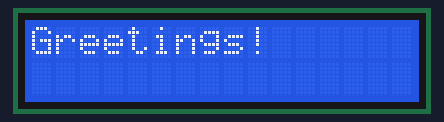
The sketch below on a simulated Arduino Uno, built with avr-gcc and run on an emulated ATmega328P. On the bench: 16×2 character LCD.

Above: at 0.1 s.
At 2.2 s:
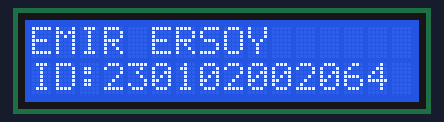
At 4.2 s:
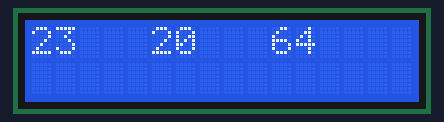
At 16.3 s:
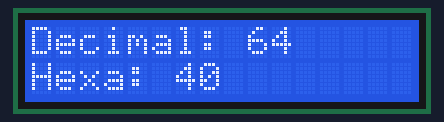
At 25.4 s:
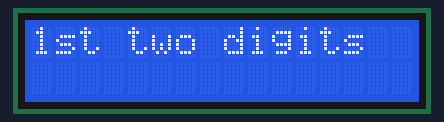
At 37.5 s:
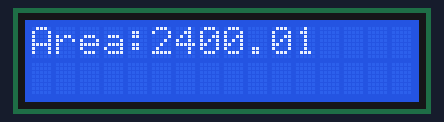

Measured:
- what the display in image 1 shows lasts 2.0 s, from 2.1 s to 4.1 s
- what the display in image 2 shows lasts 3.0 s, from 4.2 s to 7.2 s

The sketch:

INF212_P1_ID230102002064.ino
```cpp
#include <Adafruit_LiquidCrystal.h> //Libraries
#include <stdio.h>
#include <math.h>

int takenumber(long long ID, int flag, int initial, int number); // Func. prototypes
int maxnumber(long long ID);
int minnumber(long long ID);
float average(long long ID);
float area(int a, int b, int c, int x0, int x1, float step);
char dec2hexa(int number, int flag);

long long num = 230102002064; //Student ID
int a = 0, b = 0, c = 0, x0 = 0, x1 = 0; // Coefficients and bounds of integral
float stp, A; // step size and area
char firsthexa, sechexa, lasthexa, penultimatehexa; // hexadecimal characters

Adafruit_LiquidCrystal lcd(7, 6, 5, 4, 3, 2); //LCD is defined with 7,6,5,4,3,2 pins

void setup() {
    lcd.begin(16, 2); //LCD with sizes of 16 and 2 begins
    lcd.setCursor(0, 0); //cursor is set to 0 and 0
    lcd.print("Greetings!"); //printed where cursor is
    delay(2000);
  	lcd.clear();

    lcd.setCursor(0, 0);
    lcd.print("EMIR ERSOY");
    lcd.setCursor(0, 1);
    lcd.print("ID:230102002064");
  	delay(2000);
    lcd.clear();

}

void loop() {

    a = takenumber(num,0,1,2); // Took the number a
 	  b = takenumber(num,1,4,2);// Took the number a
    c = takenumber(num,1,2,2); // Took the number a
    x0 = minnumber(num); // x0 is declared as the minimum number on ID
    x1 = maxnumber(num); // x1 is declared as the max. number on ID
    stp = (average(num)/100); // took the percentage of the average
    A = area(a, b, c, x0, x1, stp);// for my student ID, 230102002064, result 2400.
    firsthexa = dec2hexa(a, 1); //takes the hexadecimals of the numbers
    sechexa = dec2hexa(a, 2);
    lasthexa = dec2hexa(c, 2);
    penultimatehexa = dec2hexa(c, 1);

    printf("ID = %lld\n", num); //Prints the ID
    printf("a = %d\n", a); //the coefficient of x^2
	  printf("b = %d\n", b); //the coefficient of x, also the last 3rd and 4th number
	  printf("c = %d\n", c); //last two numbers
	  printf("f(x) = %dx^2 + %dx + %d\n", a,b,c); // the function
	  printf("x0 = %d\n", x0); //the start of the integral
	  printf("x1 = %d\n", x1); //the end of the integral
	  printf("step = %lf\n", stp);
	  printf("area (step size of %lf) = %.2lf\n", stp, A);
	  printf("Hexadecimal for %d: %c", a, firsthexa);
	  printf("%c\n", sechexa);
	  printf("Hexadecimal for %d: %c", c, penultimatehexa);
	  printf("%c", lasthexa);

    lcd.setCursor(0, 0);
    lcd.print(a);
  	lcd.setCursor(5, 0);
    lcd.print(b);
    lcd.setCursor(10, 0);
    lcd.print(c);
    delay(3000);
  	lcd.clear();

  	lcd.setCursor(0, 0);
    lcd.print("1st two digits");
  	delay(3000);

  	lcd.clear();

  	lcd.setCursor(0, 0);
    lcd.print("Decimal:");
  	lcd.setCursor(9, 0);
    lcd.print(a);
    lcd.setCursor(0, 1);
    lcd.print("Hexa:");
  	lcd.setCursor(6, 1);
    lcd.print(firsthexa);
  	lcd.setCursor(7, 1);
    lcd.print(sechexa);
  	delay(3000);

  	lcd.clear();

  	lcd.setCursor(0, 0);
    lcd.print("last 2 digits");
  	delay(3000);

    lcd.clear();

  	lcd.setCursor(0, 0);
    lcd.print("Decimal:");
  	lcd.setCursor(9, 0);
    lcd.print(c);
    lcd.setCursor(0, 1);
    lcd.print("Hexa:");
  	lcd.setCursor(6, 1);
    lcd.print(penultimatehexa);
  	lcd.setCursor(7, 1);
    lcd.print(lasthexa);
  	delay(3000);

  	lcd.clear();

  	lcd.setCursor(0, 0);
    lcd.print("Area:");
    lcd.setCursor(5, 0);
  	lcd.print(A);
  	delay(3000);

  	lcd.clear();
}

int takenumber(long long ID, int flag, int initial, int number) {
    int ID_str[12] = {0,0,0,0,0,0,0,0,0,0,0,0}; // Array of size 12 initialized with 0
    int kalan = 0, on = 0, bir = 0, numb = 0;
    int *ptr = ID_str; //pointer is declared

    for (int i = 11; ID != 0 && i >= 0; --i) { //takes the digits of the number and stores it in the array
        kalan = ID % 10;
        ID_str[i] = kalan;
        ID /= 10;
    }

    if(flag==0){
        for(int i = initial - 1; i < (initial + number - 1); ++i){ //takes the wanted digits from left to right
            on = *(ptr+i);
            on *= 10;
            bir = *(ptr+i+1);
            numb += (on + bir);
            break;
        }
        return numb;
    }
    if(flag==1){ //takes the wanted digits from right to left
        for(int i = (12 - initial); i < 12; ++i){
            on = *(ptr+i);
            on *= 10;
            bir = *(ptr+i+1);
            numb += (on+bir);
            break;
        }
        return numb;
    }
}

int maxnumber(long long ID){ // finds the maximum digit in the number
	int max_num = 0;
	int c_num;
	while (ID > 0) {
		c_num = ID%10;
		if(c_num > max_num){
			max_num = c_num;
		}
		ID /= 10;
	}
	return max_num;
}

int minnumber(long long ID){ // finds the minimum digit in the number
	int min_num = 9;
	int c_num;
	while (ID > 0) {
		c_num = ID%10;
		if(c_num < min_num){
			min_num = c_num;
		}
		ID /= 10;
	}
	return min_num;
}

float average(long long ID){ // finds the average digit in the number
	float sum = 0, avg = 0;
	int c_num;
		while (ID > 0) {
		c_num = ID%10;
		sum += c_num;
		ID /= 10;
	}
	avg = sum / 12;
	return avg;
}

float area(int co1, int co2, int co3, int x0, int x1, float step){ //calculates the area of a parabolic function
	float A = 0;
	for(float x = x0; x < x1; x += step){
	A += ((co1*x*x+co2*x+co3)+(co1*(x+step)*(x+step)+co2*(x+step)+co3))*step/2;	//trapezoidal rule, https://en.wikipedia.org/wiki/Trapezoidal_rule
	}
	return A;

}

char dec2hexa(int number, int flag){ // used the algorithm from this link: https://codescracker.com/c/program/c-program-convert-decimal-to-hexadecimal.htm
	int hex1 = 0, dec, i = 0;
	char hex[100];
	dec = number;
	while(dec != 0){
		hex1 = dec%16;
		if(hex1 < 10){
			hex1 = hex1 + 48;
		}
		else {
			hex1 = hex1 + 55;
		}
		hex[i] = hex1;
		i++;
		dec = dec/16;
	}

	return hex[i-flag];
}
```

INF212_P1_ID230102002064.c
```cpp
// Project 1
// Emir Ersoy - 230102002064

#include <stdio.h>
#include <math.h>

int takenumber(long long ID, int flag, int initial, int number);
int maxnumber(long long ID);
int minnumber(long long ID);
float average(long long ID);
float area(int a, int b, int c, int x0, int x1, float step);
char dec2hexa(int number, int flag);

int main() {
    long long num = 230102002064;
 //   int numa = 23010, numb = 200, numc = 2064;
    int a, b, c, x0, x1;
	float stp, A;
	char firsthexa, sechexa, lasthexa, penultimatehexa;

    a = takenumber(num,0,1,2);
    b = takenumber(num,1,4,2);
    c = takenumber(num,1,2,2);
    x0 = minnumber(num);
    x1 = maxnumber(num);
    stp = (average(num)/100); // took the percentage of the average
    A = area(a, b, c, x0, x1, stp);// for my student ID, 230102002064, için 2400 gelmeli
//    B = area(a, b, c, x0, x1, 0.1);
//    C = area(a, b, c, x0, x1, 0.01);
    firsthexa = dec2hexa(a, 1);
    sechexa = dec2hexa(a, 2);
    lasthexa = dec2hexa(c, 2);
    penultimatehexa = dec2hexa(c, 1);

    printf("ID = %lld\n", num); //Prints the ID
    printf("a = %d\n", a); //the coefficient of x^2
	printf("b = %d\n", b); //the coefficient of x, also the last 3rd and 4th number
	printf("c = %d\n", c); //last two numbers
	printf("f(x) = %dx^2 + %dx + %d\n", a,b,c); // the function
	printf("x0 = %d\n", x0); //the start of the integral
	printf("x1 = %d\n", x1); //the end of the integral
	printf("step = %lf\n", stp);
	printf("area (step size of %lf) = %.2lf\n", stp, A);
	printf("Hexadecimal for %d: %c", a, firsthexa);
	printf("%c\n", sechexa);
	printf("Hexadecimal for %d: %c", c, penultimatehexa);
	printf("%c", lasthexa);

    return 0;
}

int takenumber(long long ID, int flag, int initial, int number) {
    int ID_str[12] = {0,0,0,0,0,0,0,0,0,0,0,0};
    int kalan = 0, on = 0, bir = 0, numb = 0;
    int *ptr = ID_str;

    for (int i = 11; ID != 0 && i >= 0; --i) {
        kalan = ID % 10;
        ID_str[i] = kalan;
        ID /= 10;
    }

    if(flag==0){
        for(int i = initial - 1; i < (initial + number - 1); ++i){
            on = *(ptr+i);
            on *= 10;
            bir = *(ptr+i+1);
            numb += (on + bir);
            break;
        }
        return numb;
    }
    if(flag==1){
        for(int i = (12 - initial); i < 12; ++i){
            on = *(ptr+i);
            on *= 10;
            bir = *(ptr+i+1);
            numb += (on+bir);
            break;
        }
        return numb;
    }
}

int maxnumber(long long ID){
	int max_num = 0;
	int c_num;
	while (ID > 0) {
		c_num = ID%10;
		if(c_num > max_num){
			max_num = c_num;
		}
		ID /= 10;
	}
	return max_num;
}

int minnumber(long long ID){
	int min_num = 9;
	int c_num;
	while (ID > 0) {
		c_num = ID%10;
		if(c_num < min_num){
			min_num = c_num;
		}
		ID /= 10;
	}
	return min_num;
}

float average(long long ID){
	float sum = 0, avg = 0;
	int c_num;
		while (ID > 0) {
		c_num = ID%10;
		sum += c_num;
		ID /= 10;
	}
	avg = sum / 12;
	return avg;
}

float area(int a, int b, int c, int x0, int x1, float step){
	float A = 0;
	for(float x = x0; x < x1; x += step){
	A += ((a*x*x+b*x+c)+(a*(x+step)*(x+step)+b*(x+step)+c))*step/2;	//trapezoidal rule, https://en.wikipedia.org/wiki/Trapezoidal_rule
	}
	return A;

}

char dec2hexa(int number, int flag){ // used the algorithm from this link: https://codescracker.com/c/program/c-program-convert-decimal-to-hexadecimal.htm
	int hex1 = 0, dec, i = 0;
	char hex[100];
	dec = number;
	while(dec != 0){
		hex1 = dec%16;
		if(hex1 < 10){
			hex1 = hex1 + 48;
		}
		else {
			hex1 = hex1 + 55;
		}
		hex[i] = hex1;
		i++;
		dec = dec/16;
	}

	return hex[i-flag];
}
```

Lab3_Task1.c
```cpp
// Lab 3 - Task 1
// Emir Ersoy 230102002064

#include <stdio.h> // includes the standart IO library

int main() { // the main function

int i = 0, toplam; // i and toplam are declared as integers, i is declared as equal to 0
int array1[] = {-4, 6, 21, 13}; // array1 is declared
int array2[] = {9, -7, 33, 0}; // array2 is declared

printf("The element-wise summations are: \n"); //Prints the statement within ""
for(i; i < 4 ; i++) { //for loop
	toplam = array1[i] + array2[i]; // adds ith members of array1 and array2 together, saves it as toplam
	printf("%d + %d = %d \n", array1[i], array2[i], toplam); //prints the statement within ""
}
return 0; // returns 0
}
```

Lab3_Task2.c
```cpp
// LAB 3 - TASK 2
// Emir Ersoy 230102002064

#include <stdio.h> // includes the standart IO library

void arrayfiller(int a[4][4]); //  Prototype for arrayfiller function, notifies the code that this function exists
void arrayprinter(int a[4][4]); // Prototype for arrayprinter function, notifies the code that this function exists
int nega(int a[4][4]); // Prototype for maximum function, notifies the code that this function exists

int main() {  // the main function
    int a[4][4], n; //declarations of a and n values as integers. a can take maximum of 4 and 4 values

    arrayfiller(a); // Calls the arrayfiller function
    arrayprinter(a); // Calls the arrayprinter function
    n = nega(a); // Calls the nega function and declares n as its result

    printf("This matrix has %d negative elements.\n", n);  // prints the num of negative values

    return 0; //returns 0
}

void arrayfiller(int a[][4]) {  // function to create the array
    int i, j;

    printf("Enter the terms of the array: \n");

    for (i = 0; i < 4; i++) { //loop to iterate rows
        for (j = 0; j < 4; j++) { // loop to iterate columns
            scanf("%d", &a[i][j]); //scans the input and places it into the array
        }
    }
}

void arrayprinter(int a[][4]) { // function to display the array
    int i, j;

    for (i = 0; i < 4; i++) { //loop to iterate rows
        for (j = 0; j < 4; j++) { // loop to iterate columns
            printf("%d ", a[i][j]); //reads the array and prints it
        }
        printf("\n");
    }
}

int nega(int a[][4]) { // function to find the amount of negative values within the array
    int i, j, count = 0; //declarations of i j and count values as integers. count is declared as 0

    for (i = 0; i < 4; i++) { //loop to iterate rows
        for (j = 0; j < 4; j++) { // loop to iterate columns
            if (a[i][j] < 0) { // if the value on the ith row and jth column of the array is below zero
                count++; // increment count
            }
        }
    }

    return count; // returns count
}
```

Lab3_Task3.c
```cpp
// LAB 3 - TASK 3
// Emir Ersoy 230102002064

#include <stdio.h> // includes the standart IO library

#define MAX_SIZE 100 // Max size is defined as 100

void arrayfiller(int a[][MAX_SIZE], int n); // Prototype for arrayfiller function, notifies the code that this function exists
void arrayprinter(int a[][MAX_SIZE], int n); // Prototype for arrayprinter function, notifies the code that this function exists
int maximum(int a[][MAX_SIZE], int n); // Prototype for maximum function, notifies the code that this function exists

int main() { // the main function
    int a[MAX_SIZE][MAX_SIZE], n, max; //declarations of a, n and max values as integers

	printf("Enter the size of the square matrix: ");
    scanf("%d", &n);

    arrayfiller(a, n); // Calls the arrayfiller function
    arrayprinter(a, n); // Calls the arrayprinter function
    max = maximum(a, n); // Calls the maximum function and declares max as its result
    printf("The maximum value of this matrix is %d", max); // prints the max value

    return 0; // returns 0
}

void arrayfiller(int a[][MAX_SIZE], int n) { // function to create the array
    int i, j;

    printf("Enter the terms of the array: \n");

    for (i = 0; i < n; i++) { //loop to iterate rows
        for (j = 0; j < n; j++) { // loop to iterate columns
            scanf("%d", &a[i][j]); //scans the input and places it into the array
        }
    }
}

void arrayprinter(int a[][MAX_SIZE], int n) { // function to display the array
    int i, j;

    for (i = 0; i < n; i++) {  //loop to iterate rows
        for (j = 0; j < n; j++) { // loop to iterate columns
            printf("%d ", a[i][j]);//reads the array and prints it
        }
        printf("\n");
    }
}

int maximum(int a[][MAX_SIZE], int n) { // function to find the max value
    int max = a[0][0]; // max is declared as the first element of the array
    int i, j;

    for (i = 0; i < n; i++) { //loop to iterate rows
        for (j = 0; j < n; j++) { // loop to iterate columns
            if (a[i][j] > max) { // If a member of the array is bigger than the max value
                max = a[i][j]; // The max value is declared as the bigger value
                // This repeats until there are no members
            }
        }
    }

    return max; // The biggest value is returned as max
}
```
